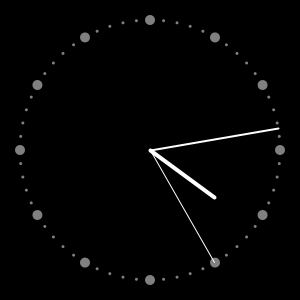
Frame 1 (no input)
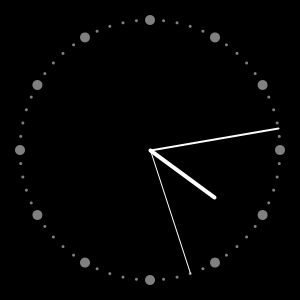
Frame 60 (the mouse pressed at the canvas centre just before this capture)
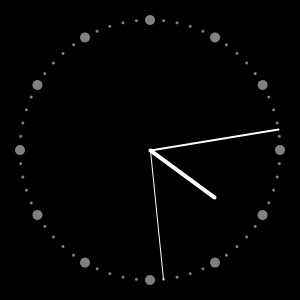
Frame 120 (the mouse held since frame 60 and released just before this capture)

The Processing sketch that drew these frames (run headless with seeded random() and noise(); from frame 60 on, the mouse is pressed at the canvas centre):

// Processing sketch: clock
// ── clock.pde
int MARGIN = 20;
 
void setup() {
  size(300,300);
  stroke(255);
  smooth();
  frameRate(30);
}
 
void draw() {
  background(0);
 
  float s = second();
  float m = minute() + (s/60.0);
  float h = hour()%12 + (m/60.0);
  translate(width/2, height/2);
  rotate(radians(180));
 
  // 文字盤の表示
  pushMatrix();
  fill(128);
  noStroke();
  for(int i=0; i<60; i++){
    rotate(radians(6));
    ellipse(width/2-MARGIN,0,3,3);
  }
  for(int i=0; i<12; i++){
    rotate(radians(30));
    ellipse(width/2-MARGIN,0,10,10);
  }
  popMatrix();
  noFill();
  stroke(255);
 
  // 秒針
  pushMatrix();
  rotate(radians(s*(360/60)));
  strokeWeight(1);
  line(0,0,0,width/2-MARGIN);
  popMatrix();
 
  // 分針
  pushMatrix();
  rotate(radians(m*(360/60)));
  strokeWeight(2);
  line(0,0,0,width/2-MARGIN);
  popMatrix();
 
  // 
  pushMatrix();
  rotate(radians(h*(360/12)));
  strokeWeight(4);
  line(0,0,0,width/3-MARGIN);
  popMatrix();
}
